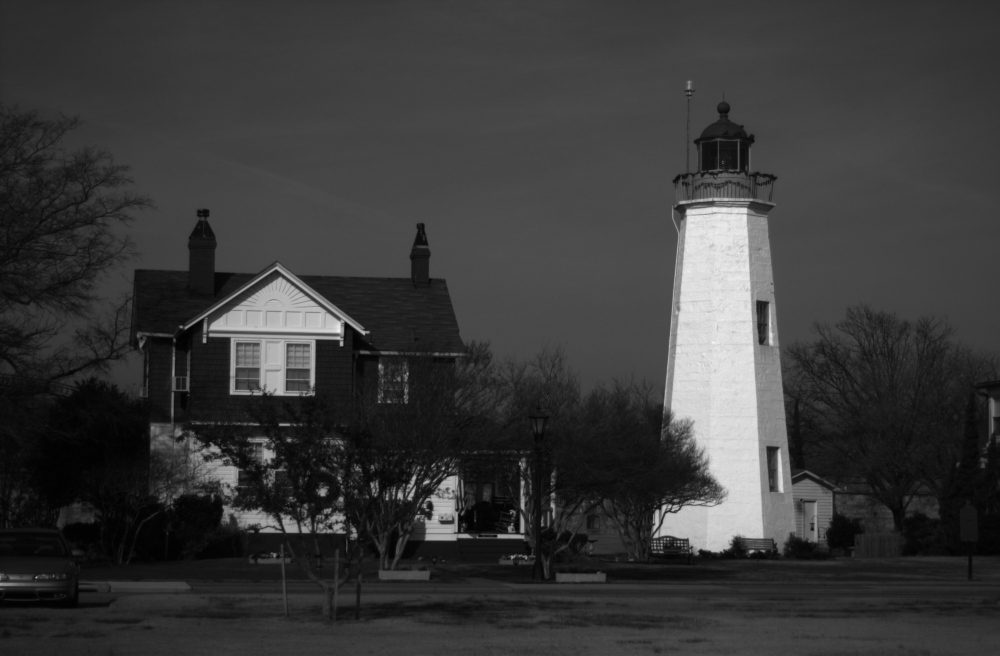
#> input picture computer_photo/test3/demo.bmp, 2000 x 1312 px, found by its file name (shown at 1/2 size)
$ jupyter execute test3.ipynb
#> lines starting #> are read from the running program, lines starting #| are printed output that depends on the picture
实验三：图像直方图均衡化
一、	实验目的：
1）、熟悉直方图均衡化处理的理论基础；
2）、掌握直方图均衡化处理的计算机实现方法；
3）、验证直方图均衡化处理理论；
4）、观察直方图均衡化处理的结果。
二、	实验要求：
编写程序实现图像直方图均衡化。对于给定图像，编写程序计算并绘制原图直方图，同时实现该图像直方图均衡化，返回处理后的图像和直方图。

三、最终提交材料：
1.	实验说明文档（中英文均可）：其中包括：作业要求、实现步骤、实验结果分析、参考文献（可选）；
2.	代码：Python/matlab/C++等代码（带注释），贴在报告的附录部分。
3.	将说明文档和代码文档转成pdf格式，提交在Elearning。
4.	提交截止时间：11月13日晚23：59前。

[cell 1]
from PIL import Image
from skimage import data,exposure
import numpy as np
import matplotlib.pyplot as plt
img=plt.imread('D:\\Users\\Administrator\\PycharmProjects\\ephemeralP\\computer_photo\\test3\\demo.bmp')
#> img is the input picture: shape (1312, 2000); min 1, max 248, mean 57.3
# plt.show()
img2=np.array(Image.open('D:\\Users\\Administrator\\PycharmProjects\\ephemeralP\\computer_photo\\test3\\demo.bmp').convert('L'))
plt.subplot(221)
plt.imshow(img2,plt.cm.gray)
arr=img2.flatten()
plt.subplot(222)
n, bins, patches = plt.hist(arr, bins=256, density=1, facecolor='green', stacked=True)
#> n = 256 values, max 0.027 at index 71, min 0 at index 28, mean 0.00405; bins = 257 values from 1 to 248; patches = 256 items
img3=exposure.equalize_hist(img)
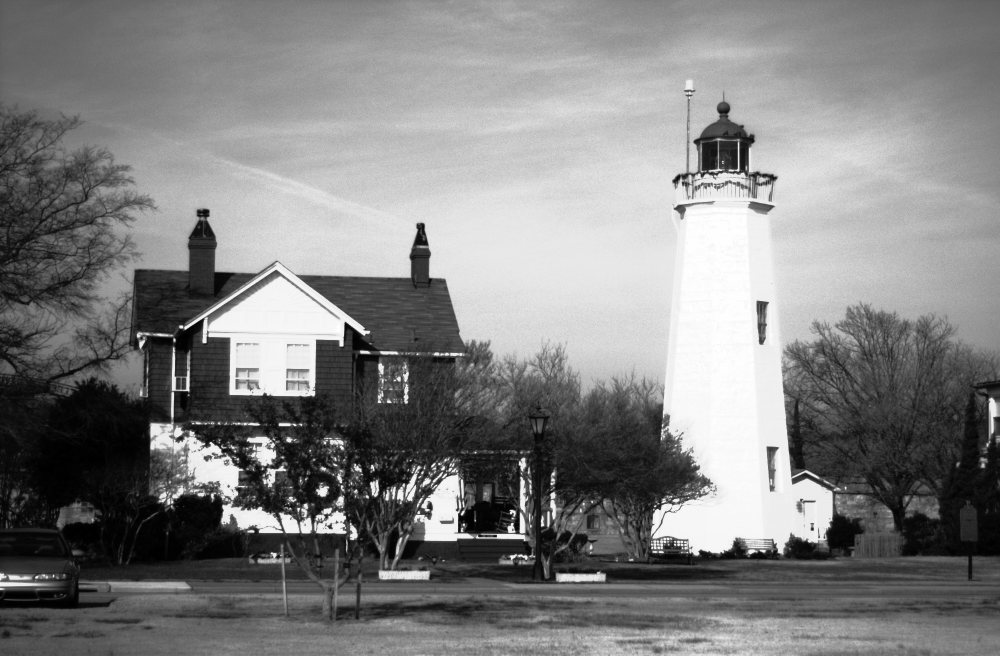
#> img3: shape (1312, 2000) float64 (shown at 1/2 size); min 0.000201, max 1, mean 0.507
arr3=img3.flatten()
plt.subplot(223)
plt.imshow(img3,plt.cm.gray) #均衡化图像
plt.subplot(224)
plt.hist(arr3, bins=256, density=1,edgecolor='None',facecolor='green', stacked=True) #均衡化直方图
plt.show()
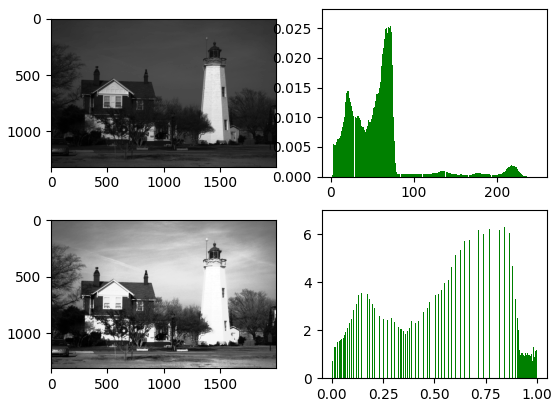
#> figure drawn by matplotlib, 4 panels; panel 2: tallest bar 0.027 high, from x = 69.5 to 70.47; panel 4: tallest bar 6.66 high, from x = 0.789 to 0.793
